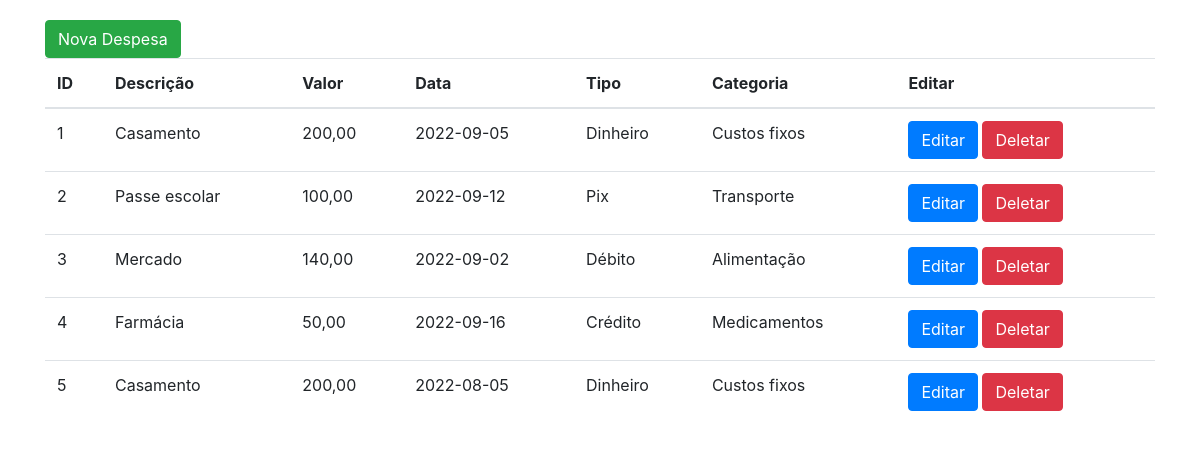
Page /api/ on the earlier database version.
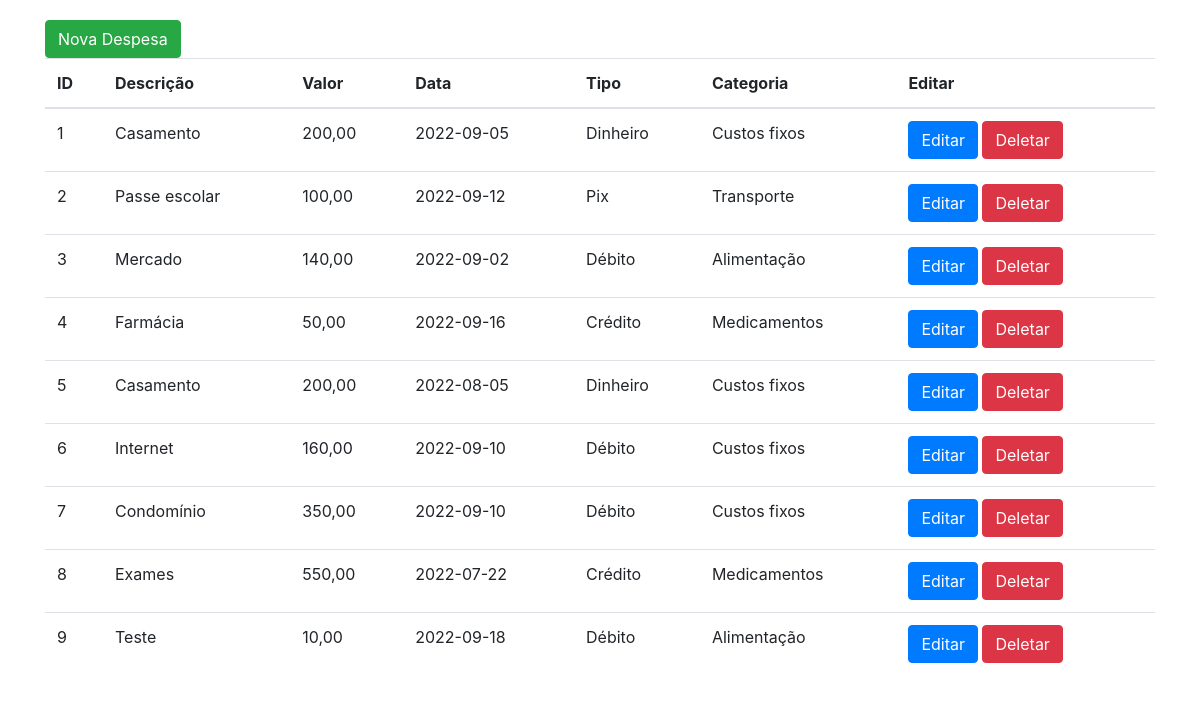
Same page on the later database version.
### tables this page shows
CREATE TABLE despesas (
	id INTEGER PRIMARY KEY AUTOINCREMENT,
   	valor REAL NOT NULL,
	data_compra TEXT DEFAULT CURRENT_DATE,
    descricao TEXT,
	tipo_pagamento_id INTEGER,
    categoria_id INTEGER,
    
    FOREIGN KEY (tipo_pagamento_id)
        REFERENCES tipos_pagamento (id),
    FOREIGN KEY (categoria_id)
        REFERENCES categorias (id)
);

### api/rotas.py (the view)
def home():
    data = despesas.consultar()
    dados = json.loads(data.data)
    if(dados['sucess'] == True):
        for item in dados['data']:
            if(item['categoria_id'] == 1):
                item['categoria_id'] = 'Custos fixos'
            elif(item['categoria_id'] == 2):
                item['categoria_id'] = 'Alimentação'
            elif(item['categoria_id'] == 3):
                item['categoria_id'] = 'Transporte'
            else:
                 item['categoria_id'] = 'Medicamentos'
            if(item['tipo_pagamento_id'] == 1):
                item['tipo_pagamento_id'] = 'Dinheiro'
            elif(item['tipo_pagamento_id'] == 2):
                item['tipo_pagamento_id'] = 'Débito'
            elif(item['tipo_pagamento_id'] == 3):
                item['tipo_pagamento_id'] = 'Crédito'
            else:
                item['tipo_pagamento_id'] = 'Pix'
    return render_template("home.html", data = dados['data'])

### api/dao/conexao.py (called while the page is built)
    def conectar(self):
        self.con = sqlite3.connect(DB_URL)
        print("Conectado com sucesso")
        return self.con

### api/dao/despesasDAO.py (called while the page is built)
    def consultar(self):
        try:
            conn = Conexao()
            con = conn.conectar()
            con.row_factory = sqlite3.Row
            cursor = con.cursor()
            query = """ SELECT * FROM despesas"""
            cursor.execute(query)
            resultado = [{'id': row[0], 'valor':row[1], 'data_compra':row[2], 'descricao':row[3], 'tipo_pagamento_id': row[4], 'categoria_id':row[5]}
                         for row in cursor.fetchall()]
            return jsonify({"data": resultado, "sucess": True})
        except:
            return jsonify({"data": "null", "sucess": False})

### api/templates/home.html
{% extends "layout.html" %} {% block content %}
<div class="container">
  <div class="row">
    <div class="col-md-6">
      <a href="{{url_for('api.cadastrar')}}" class="btn btn-success btn_cadastrar">Nova Despesa </a>
    </div>
  </div>
  <div class="row">
    <div class="col-md-12">
      <table class="table">
        <thead>
          <tr>
            <th scope="col">ID</th>
            <th scope="col">Descrição</th>
            <th scope="col">Valor</th>
            <th scope="col">Data</th>
            <th scope="col">Tipo</th>
            <th scope="col">Categoria</th>
            <th scope="col">Editar</th>
          </tr>
        </thead>
        <tbody>
          {% for i in data %}
          <tr>
            <td>{{loop.index}}</td>
            <td>{{i.descricao}}</td>
            <td>{{i.valor}}</td>
            <td>{{i.data_compra}}</td>
            <td>{{i.tipo_pagamento_id}}</td>
            <td>{{i.categoria_id}}</td>
            <td><a href="{{url_for('api.editar',id=i.id)}}" class="btn btn-primary">Editar</a>
            <a href="{{url_for('api.deletar',id=i.id)}}" class="btn btn-danger">Deletar</a></td>
          </tr>
          {% endfor %}
        </tbody>
      </table>
    </div>
  </div>
</div>
{% endblock %}

### api/templates/layout.html (shortened to what this page needs)
<!DOCTYPE html>
<html lang="pt-br">
  <head>
    <link href="../static/css/bootstrap.min.css" rel="stylesheet" />
    <link href="../static/css/estilo.css" rel="stylesheet" />
    <link href="../static/css/iziModal.min.css" rel="stylesheet" />
  </head>
  <body>
    {% block content %} {% endblock %}
  </body>
</html>

### api/static/css/estilo.css (style rules this page uses)
.container { margin-top: 20px; }

Differences in the rows shown:
added despesas: descricao "Internet", valor "160,00", data_compra "2022-09-10", tipo_pagamento_id "Débito", categoria_id "Custos fixos"
added despesas: descricao "Condomínio", valor "350,00", data_compra "2022-09-10", tipo_pagamento_id "Débito", categoria_id "Custos fixos"
added despesas: descricao "Exames", valor "550,00", data_compra "2022-07-22", tipo_pagamento_id "Crédito", categoria_id "Medicamentos"
added despesas: descricao "Teste", valor "10,00", data_compra "2022-09-18", tipo_pagamento_id "Débito", categoria_id "Alimentação"
